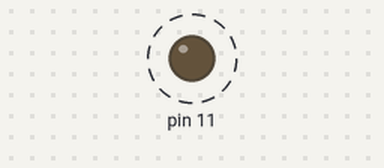
This program was run on a simulated Raspberry Pi (header pin numbers). Parts: output pins drawn as LEDs (lit = HIGH). Dashed ring = blinking.

Above: at 0.5 s.
Timing chart, 0 to 4.6 s (numbered marks = the images above):
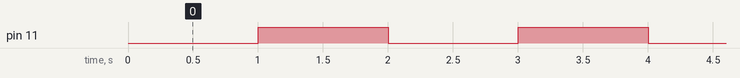

Measured:
- by itself, pin 11: alternates HIGH for 1.0 s and LOW for 1.0 s

The program:

led.py
```python
import time
import RPi.GPIO as GPIO

GPIO.setmode(GPIO.BOARD)
GPIO.setup(11, GPIO.OUT)
while 1:
    # LED aus


    GPIO.output(11, GPIO.LOW)
    # eine Sekunde warten
    time.sleep(1)
    # LED an
    GPIO.output(11, GPIO.HIGH)
    # eine Sekunde warten
    time.sleep(1)
```
